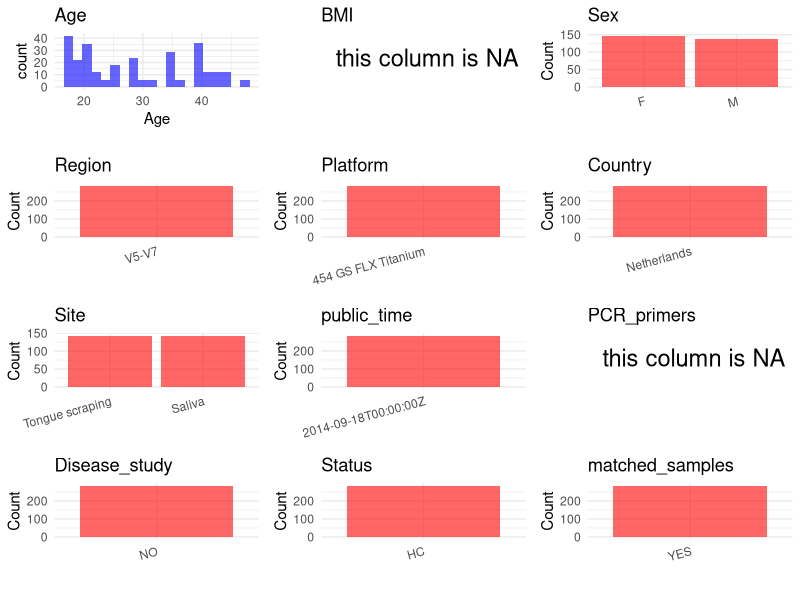

Here is the R script that generated this plot: (Note: this script raises an error after producing the figure.)
## ---- chunk 1
# Load necessary libraries
library(dplyr)
library(ggplot2)
library(cowplot)

# Set working directory (update this path to your local directory)
setwd("D:/oral_project/PRJEB6781")

# Read the initial metadata files
initial_meta<-read.csv("SraRunTable.csv",header = T)

# Combine the two metadata files
#meta <- rbind(initial_meta, initial_meta1)

#Remove entries non-oral samples
#initial_meta <- subset(initial_meta,isolate %in% c("saliva","tongue coat"))

# Check the number of samples containing "HT" in Sample.Name (e.g., healthy controls)
#nrow(subset(meta, grepl("HT", Sample.Name)))

# Display the first few rows of the metadata
head(initial_meta)
## ---- chunk 2
# Create a uniform metadata dataframe
metadata <- data.frame(
  BioProject = initial_meta$BioProject,
  Run = initial_meta$Run,
  sample_name = initial_meta$Couple_Id,
  Age = initial_meta$AGE,
  BMI = NA,
  Sex = initial_meta$host_sex,
  Region = "V5-V7",
  Platform = initial_meta$Instrument,
  Country = initial_meta$geo_loc_name_country,
  Site = initial_meta$environment_.material.,
  public_time = initial_meta$ReleaseDate,
  stringsAsFactors = FALSE
)
## ---- chunk 3
metadata <- metadata %>%
  mutate(
    Sex = case_when(
      Sex == "female" ~ "F",
      Sex == "male" ~ "M",
    )
  )
## ---- chunk 4
# Add information obtained from the publication
metadata$PCR_primers <- NA
metadata$title <- "Shaping the oral microbiota through intimate kissing"
metadata$Disease_study <- "NO"
# Assign disease status based on sample_name patterns
metadata$Status<-"HC"

# 获取样本ID（去除"Couple"前缀）
metadata$sample_name <- gsub("Couple ", "", metadata$sample_name)

# 按夫妇ID和样本类型分组统计
sample_types_per_couple <- metadata %>%
  group_by(sample_name) %>%
  summarise(
    has_saliva = any(Site == "Saliva"),
    has_tongue = any(Site == "Tongue scraping"),
    sample_count = n()
  )

# 标记同时有唾液和舌头样本的夫妇
sample_types_per_couple$multi_site <- ifelse(
  sample_types_per_couple$has_saliva & sample_types_per_couple$has_tongue,
  "YES", 
  "NO"
)

# 合并回原数据
metadata <- metadata %>%
  left_join(sample_types_per_couple, by = "sample_name")

# 创建matched_samples列（保留原有逻辑）
metadata$matched_samples <- ifelse(
  metadata$sample_count >= 2, 
  "YES", 
  "NO"
)

## ---- chunk 5
# Check the number of unique runs and sample names
print(paste("Number of unique runs:", length(unique(metadata$Run))))
print(paste("Number of unique sample names:", length(unique(metadata$sample_name))))
## ---- chunk 6
# Select columns for visualization
plot_data <- metadata %>%
  select(-BioProject, -Run, -sample_name, -title)

# Function to create simple plots for each column
create_simple_plots <- function(data) {
  plots <- list()
  
  for (col in colnames(data)) {
    # Check if the column is all NA
    if (all(is.na(data[[col]]))) {
      # Create an empty plot with text indicating all NA
      p <- ggplot() +
        annotate("text", x = 0.5, y = 0.5, label = "this column is NA", size = 6) +
        labs(title = col) +
        theme_void()
    } else if (is.numeric(data[[col]])) {
      # Numeric variable: histogram
      p <- ggplot(data, aes(x = .data[[col]])) +
        geom_histogram(fill = "blue", alpha = 0.6, bins = 20, na.rm = TRUE) +
        labs(title = col) +
        theme_minimal()
    } else {
      # Categorical variable: bar plot (remove NA values)
      count_data <- as.data.frame(table(data[[col]], useNA = "ifany"))
      p <- ggplot(count_data, aes(x = reorder(Var1, -Freq), y = Freq)) +
        geom_col(fill = "red", alpha = 0.6) +
        labs(title = col, x = NULL, y = "Count") +
        theme_minimal() +
        theme(axis.text.x = element_text(angle = 15, hjust = 1))
    }
    plots[[col]] <- p
  }
  
  return(plots)
}

# Generate and arrange plots
plots <- create_simple_plots(plot_data)
p<-plot_grid(plots$Age, 
          plots$BMI, 
          plots$Sex, 
          plots$Region, 
          plots$Platform, 
          plots$Country, 
          plots$Site,
          plots$public_time, 
          plots$PCR_primers,
          plots$Disease_study,
          plots$Status,
          plots$matched_samples,# add 
          ncol = 3, align = "hv", axis = "lb")
ggsave("Metadata_Summary.png", plot = p, width = 8, height = 6, dpi = 150)
## ---- chunk 7
knitr::include_graphics("Metadata_Summary.png")
## ---- chunk 8
# Reorder columns to match the desired format
metadata <- metadata[, c(
  "BioProject", "Run", "sample_name", "Age", "BMI", "Sex", 
  "Region", "Platform", "Country", "Site", "public_time", 
  "PCR_primers", "title", "Disease_study", "Status","matched_samples"
)]

# Export the uniform metadata to a CSV file
write.csv(metadata, file = "metadata.csv", quote = TRUE)
head(metadata)
